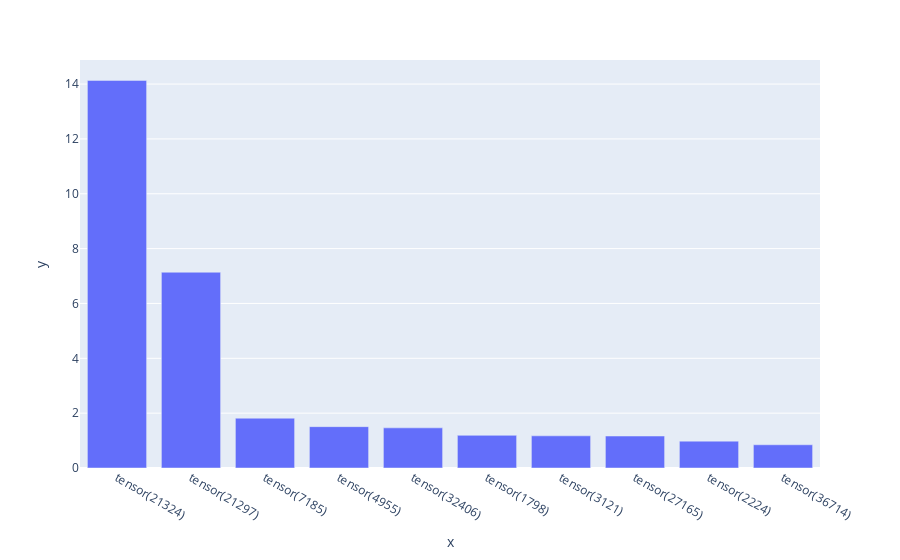

Notebook source saved alongside this figure:
### Markdown cell above
# Generating Feature Interfaces

### Code cell
vals, inds = torch.topk(feature_acts[0, -1].detach().cpu(), 10)
px.bar(x=[str(i) for i in inds], y=vals).show()

### Figure 1 — Plotly figure (JSON) as saved in the notebook; plotly's stock layout.template omitted (floating-point values rounded to 4 significant figures)
{"data": [{"alignmentgroup": "True", "hovertemplate": "x=%{x}<br>y=%{y}<extra></extra>", "legendgroup": "", "marker": {"color": "#636efa", "pattern": {"shape": ""}}, "name": "", "offsetgroup": "", "orientation": "v", "showlegend": false, "textposition": "auto", "type": "bar", "x": ["tensor(21324)", "tensor(21297)", "tensor(7185)", "tensor(4955)", "tensor(32406)", "tensor(1798)", "tensor(3121)", "tensor(27165)", "tensor(2224)", "tensor(36714)"], "xaxis": "x", "y": [14.13, 7.138, 1.817, 1.508, 1.464, 1.191, 1.173, 1.166, 0.9795, 0.8471], "yaxis": "y"}], "layout": {"barmode": "relative", "legend": {"tracegroupgap": 0}, "margin": {"t": 60}, "xaxis": {"anchor": "y", "domain": [0, 1], "title": {"text": "x"}}, "yaxis": {"anchor": "x", "domain": [0, 1], "title": {"text": "y"}}}}
